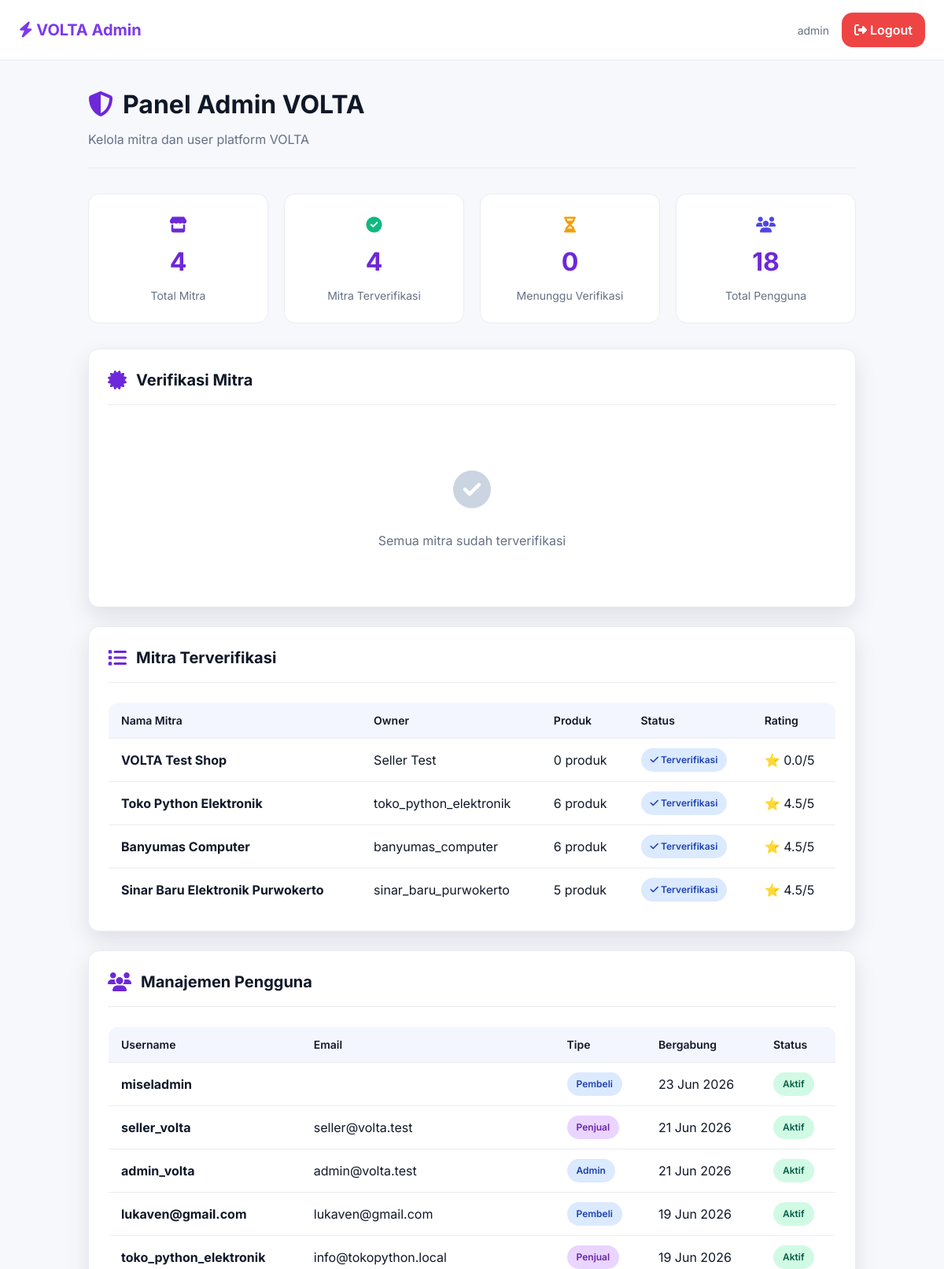
Before: /brand-admin/ (signed in, upper part) with the older database file.
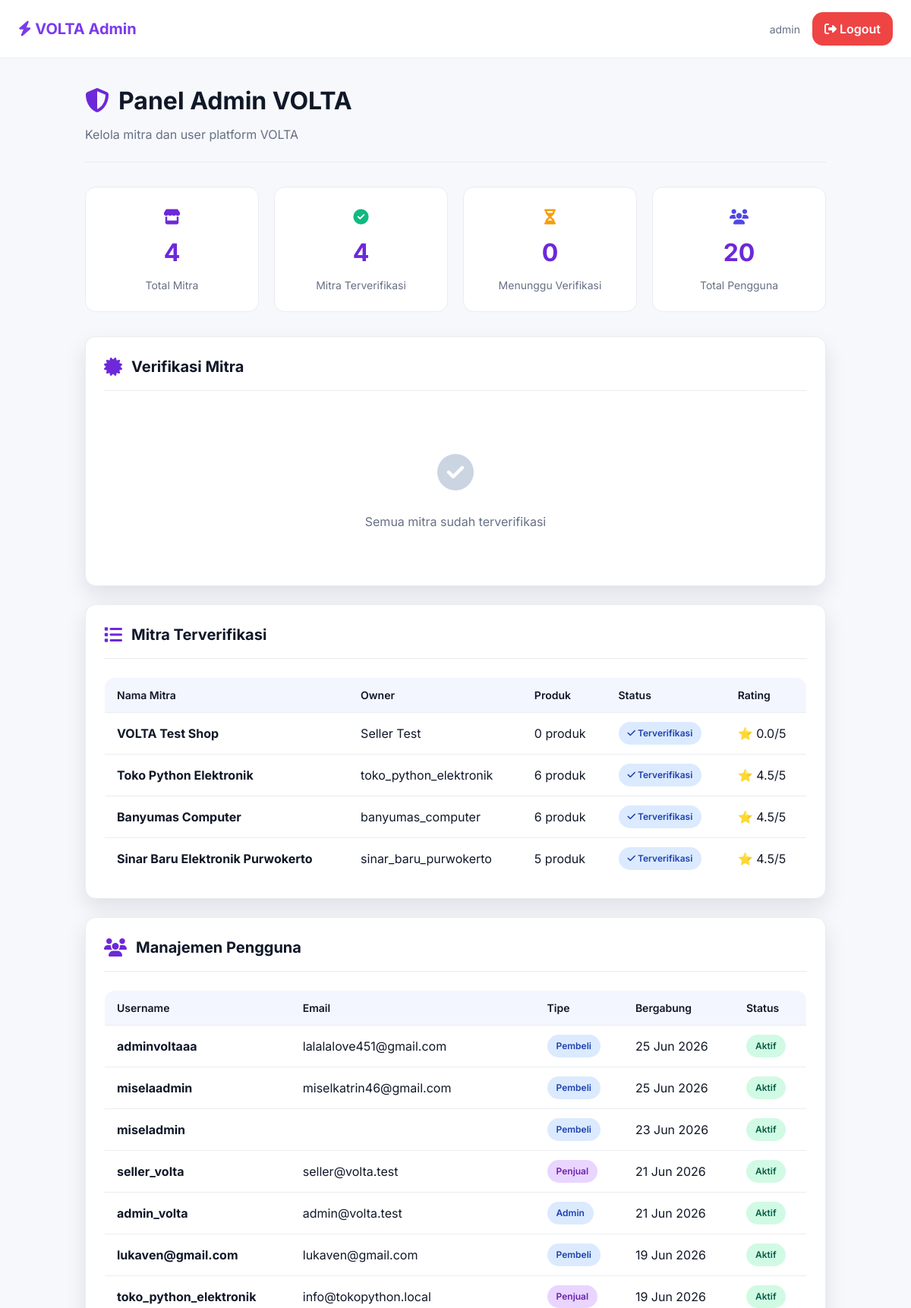
After: the same page with the newer database file.
### master_products/models.py (models this page shows, shortened)
class Brand(models.Model):
    STATUS_CHOICES = (
        ('pending', 'Pending Approval'),
        ('approved', 'Approved'),
        ('rejected', 'Rejected'),
        ('suspended', 'Suspended'),
    )
    brand_id = models.AutoField(primary_key=True)
    user_id = models.OneToOneField(
        settings.AUTH_USER_MODEL,
        on_delete=models.CASCADE,
        related_name='brand_vendor',
        db_column='user_id',
        help_text="User/vendor yang memiliki brand ini"
    )
    brand_name = models.CharField(
        max_length=255,
        help_text="Nama brand/vendor"
    )
    logo = models.ImageField(
        upload_to='brands/logos/',
        blank=True,
        null=True,
        help_text="Logo brand (rekomendasi: PNG dengan background transparan)"
    )
    description = models.TextField(
        blank=True,
        null=True,
        help_text="Deskripsi detail tentang brand/vendor"
    )
    status = models.CharField(
        max_length=20,
        choices=STATUS_CHOICES,
        default='pending',
        help_text="Status persetujuan brand (pending, approved, rejected, suspended)"
    )
    approved_at = models.DateTimeField(
        blank=True,
        null=True,
        help_text="Tanggal brand disetujui oleh admin"
    )
    approved_by = models.ForeignKey(
        settings.AUTH_USER_MODEL,
        on_delete=models.SET_NULL,
        null=True,
        blank=True,
        related_name='approved_brands',
        db_column='approved_by',
        help_text="Admin yang menyetujui brand ini"
    )
    nib_or_ktp = models.CharField(
        max_length=50,
        unique=True,
        blank=True,
        null=True,
        db_column='nib_or_ktp',
        help_text="Nomor Induk Berusaha (NIB) atau Nomor KTP"
    )
    rating = models.FloatField(
        default=0.0,
        validators=[MinValueValidator(0.0), MaxValueValidator(5.0)],
        db_column='rating',
        help_text="Rating brand dari customer (0.0-5.0)"
    )
    created_at = models.DateTimeField(
        auto_now_add=True,
        help_text="Tanggal brand didaftar"
    )
    updated_at = models.DateTimeField(
        auto_now=True,
        help_text="Tanggal brand terakhir diperbarui"
    )
    class Meta:
        verbose_name = _('Brand')
        verbose_name_plural = _('Brands')
        db_table = 'brands'
        ordering = ['-created_at']
        indexes = [
            models.Index(fields=['status']),
            models.Index(fields=['user_id']),
            models.Index(fields=['created_at']),
        ]

### users/models.py (models this page shows, shortened)
class User(AbstractUser):
    ROLE_CHOICES = (
        ('admin', 'Administrator'),
        ('brand', 'Brand/Vendor'),
        ('customer', 'Customer'),
    )
    user_id = models.AutoField(primary_key=True)
    role = models.CharField(
        max_length=20,
        choices=ROLE_CHOICES,
        default='customer',
        help_text="Role pengguna dalam sistem (admin, brand, atau customer)"
    )
    full_name = models.CharField(
        max_length=255,
        blank=True,
        null=True,
        help_text="Nama lengkap pengguna"
    )
    phone = models.CharField(
        max_length=20,
        blank=True,
        null=True,
        unique=True,
        help_text="Nomor telepon kontak pengguna"
    )
    address_street = models.TextField(
        blank=True,
        null=True,
        help_text="Jalan dan nomor rumah"
    )
    address_city = models.CharField(
        max_length=100,
        blank=True,
        null=True,
        help_text="Kota/Kabupaten"
    )
    address_province = models.CharField(
        max_length=100,
        blank=True,
        null=True,
        help_text="Provinsi"
    )
    address_postal_code = models.CharField(
        max_length=100,
        blank=True,
        null=True,
        help_text="Kode pos"
    )
    is_active = models.BooleanField(
        default=True,
        help_text="Menunjukkan apakah user ini aktif atau tidak"
    )
    created_at = models.DateTimeField(
        auto_now_add=True,
        help_text="Tanggal dan waktu user dibuat"
    )
    updated_at = models.DateTimeField(
        auto_now=True,
        help_text="Tanggal dan waktu user terakhir diperbarui"
    )
    class Meta:
        verbose_name = _('User')
        verbose_name_plural = _('Users')
        db_table = 'users'
        ordering = ['-created_at']
        indexes = [
            models.Index(fields=['email']),
            models.Index(fields=['role']),
            models.Index(fields=['is_active']),
        ]

### master_products/views.py (the view)
# urls.py: path('brand-admin/', views.admin_panel_view, name='admin_panel'),
@login_required(login_url='master_products:login')
def admin_panel_view(request):
    if not request.user.is_superuser:
        messages.error(request, '❌ Akses Ditolak! Hanya superuser yang dapat mengakses.')
        return redirect('master_products:product_list')
    total_brands = Brand.objects.count()
    verified_brands = Brand.objects.filter(status='approved').count()
    pending_brands = Brand.objects.filter(status='pending').count()
    pending_verification_brands = Brand.objects.filter(status='pending').select_related('user_id')
    verified_brands_list = Brand.objects.filter(status='approved').select_related('user_id').prefetch_related('products')
    total_users = User.objects.count()
    all_users = User.objects.all().order_by('-date_joined')[:50]
    context = {
        'total_brands': total_brands,
        'verified_brands': verified_brands,
        'pending_brands': pending_brands,
        'pending_verification_brands': pending_verification_brands,
        'verified_brands_list': verified_brands_list,
        'total_users': total_users,
        'all_users': all_users,
    }
    return render(request, 'master_products/admin_panel.html', context)

### master_products/templates/master_products/admin_panel.html (shortened to what the changed rows need)
<!DOCTYPE html>
<html lang="id">
<head>
    <script src="https://cdn.tailwindcss.com"></script>
    <link rel="stylesheet" href="https://cdnjs.cloudflare.com/ajax/libs/font-awesome/6.4.0/css/all.min.css">
</head>
<body>
    <div class="container">
        <div class="page-header">
            <h1 class="page-title"><i class="fas fa-shield-alt" style="color: var(--primary); margin-right: 12px;"></i>Panel Admin VOLTA</h1>
        </div>
        <div class="stats-grid">
            <div class="stat-card">
                <div style="font-size: 20px; margin-bottom: 8px;"><i class="fas fa-users" style="color: var(--accent);"></i></div>
                <div class="stat-value">{{ total_users }}</div>
                <div class="stat-label">Total Pengguna</div>
            </div>
        </div>
        <div class="card">
            {% if verified_brands_list %}
                <table>
                    <thead>
                        <tr>
                            <th>Nama Mitra</th>
                            <th>Owner</th>
                            <th>Produk</th>
                            <th>Status</th>
                            <th>Rating</th>
                        </tr>
                    </thead>
                    <tbody>
                        {% for brand in verified_brands_list %}
                            <tr>
                                <td><strong>{{ brand.brand_name }}</strong></td>
                                <td>{{ brand.user_id.get_full_name|default:brand.user_id.username }}</td>
                                <td>{{ brand.products.count }} produk</td>
                                <td><span class="badge badge-verified"><i class="fas fa-check"></i> Terverifikasi</span></td>
                                <td>⭐ {{ brand.rating|floatformat:1 }}/5</td>
                            </tr>
                        {% endfor %}
                    </tbody>
                </table>
            {% else %}
                <div class="empty-state">
                    <div class="empty-icon"><i class="fas fa-store"></i></div>
                    <p>Tidak ada mitra terverifikasi</p>
                </div>
            {% endif %}
        </div>
        <div class="card">
            {% if all_users %}
                <table>
                    <thead>
                        <tr>
                            <th>Username</th>
                            <th>Email</th>
                            <th>Tipe</th>
                            <th>Bergabung</th>
                            <th>Status</th>
                        </tr>
                    </thead>
                    <tbody>
                        {% for user in all_users %}
                            <tr>
                                <td><strong>{{ user.username }}</strong></td>
                                <td>{{ user.email }}</td>
                                <td>
                                    {% if user.role == 'admin' %}
                                        <span class="badge badge-verified">Admin</span>
                                    {% elif user.role == 'brand' %}
                                        <span class="badge" style="background: #e9d5ff; color: #6b21a8;">Penjual</span>
                                    {% else %}
                                        <span class="badge" style="background: #dbeafe; color: #1e40af;">Pembeli</span>
                                    {% endif %}
                                </td>
                                <td>{{ user.date_joined|date:"d M Y" }}</td>
                                <td>
                                    {% if user.is_active %}
                                        <span class="badge badge-active">Aktif</span>
                                    {% else %}
                                        <span class="badge badge-pending">Nonaktif</span>
                                    {% endif %}
                                </td>
                            </tr>
                        {% endfor %}
                    </tbody>
                </table>
            {% else %}
                <div class="empty-state">
                    <div class="empty-icon"><i class="fas fa-users"></i></div>
                    <p>Tidak ada pengguna</p>
                </div>
            {% endif %}
        </div>
    </div>
</body>
</html>

Changed rows visible on the page:
added User: username "adminvoltaaa", email "lalalalove451@gmail.com", role "Pembeli", date_joined "25 Jun 2026", is_active "Aktif"
added User: username "miselaadmin", email "miselkatrin46@gmail.com", role "Pembeli", date_joined "25 Jun 2026", is_active "Aktif"
Other visible differences:
{{ total_users }}: "18" → "20"
